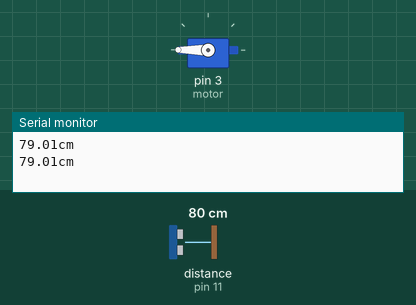
Recording of a sketch running on a simulated Arduino Uno, built with avr-gcc and run on an emulated ATmega328P. Shown: servo, the last lines printed to the serial monitor. Wiring (inferred from the names in the program): ultrasonic range finder: trigger pin 13; echo pin 11. The test bench sets the inputs (shaded band); at power-on: distance to the obstacle (sensor on pin 11) 80 cm. The echo pulse lasts 58.3 µs per cm.

Above: at 2.8 s.
2.9 s: distance to the obstacle (sensor on pin 11) set to 97 cm
6.4 s: distance to the obstacle (sensor on pin 11) set to 105 cm
At 8.2 s:
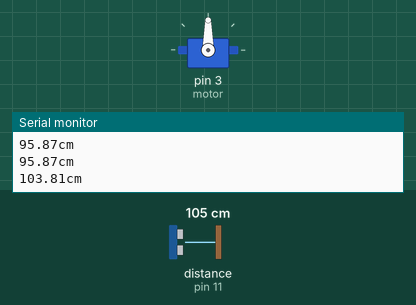
9.1 s: distance to the obstacle (sensor on pin 11) set to 199 cm
11.8 s: distance to the obstacle (sensor on pin 11) set to 205 cm
At 12.8 s:
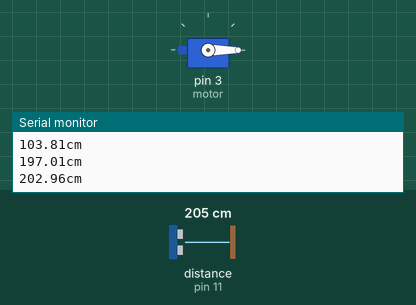
17.8 s: distance to the obstacle (sensor on pin 11) set to 2 cm
23.8 s: distance to the obstacle (sensor on pin 11) set to 120 cm
At 24.9 s:
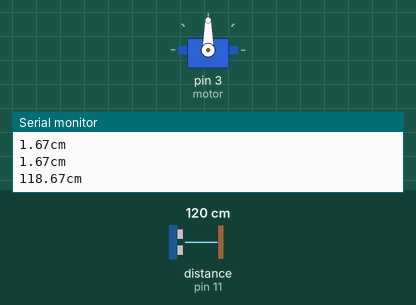
Timing chart, 0 to 26.8 s (numbered marks = the images above; inputs shaded):
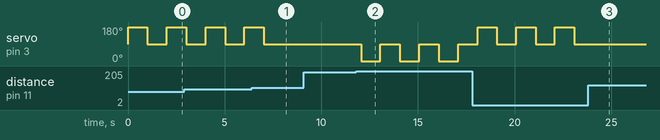

Measured:
- the behaviour switches between 100 and 101 cm on distance to the obstacle (sensor on pin 11) (found by bisection; images 0 and 1)
- the behaviour switches between 202 and 203 cm on distance to the obstacle (sensor on pin 11) (found by bisection; images 1 and 2)
- after the input at 6.4 s, servo on pin 3 (motor): goes on until 7.0 s, then stays 90°
- after the input at 11.8 s, servo on pin 3 (motor): alternates 90° for 1.0 s and 0° for 1.0 s, starting after 0.26 s
- after the input at 23.8 s, servo on pin 3 (motor): stops changing and stays 90°
- by itself, servo on pin 3 (motor): alternates 180° for 1.0 s and 90° for 1.0 s

The sketch:

production_line.ino
```cpp
#include <Servo.h>
Servo motor;
const int trigger=13,echo=11; //pin for sensor
const int angle_of_small_boxes =0 ;
const int angle_of_medium_boxes = 90;
const int angle_of_large_boxes = 180;
void setup() {
  // put your setup code here, to run once:
motor.attach(3);
pinMode(trigger,OUTPUT);
pinMode(echo,INPUT);
Serial.begin(9600);
  motor.write(90);


}

void loop() {
long duration=0; //duration of the pulse
float distance=0; //distance
digitalWrite(trigger,LOW);
delayMicroseconds(10);

digitalWrite(trigger,HIGH);
delayMicroseconds(5);
digitalWrite(trigger,LOW);

duration=pulseIn(echo,HIGH);
// determine the distance in cm
distance =duration / 58.8;
Serial.print(distance);
 Serial.println("cm");

// for small boxes
if (distance<300 && distance>200) {
  motor.write(angle_of_small_boxes);
  delay(1000);
  motor.write(90);
   delay(1000);

  }
  // for medium boxes
  else if (distance<199 && distance>100){
    motor.write(angle_of_medium_boxes);
    delay(1000);
    motor.write(90);
    delay(1000);

    }
  //for large boxes
    else if (distance<99 && distance>0){
      motor.write(angle_of_large_boxes);
      delay(1000);
      motor.write(90);
      delay(1000);

      }
}
```
